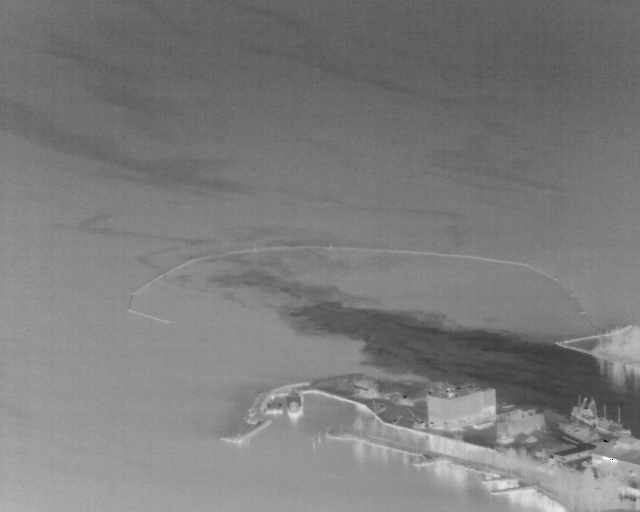
#> input picture Automatic Filtering/Images/thermal_1579043408_0_0.png, 640 x 512 px, given in place of thermal_1579043408_0_, which was not available
$ python dataset_creation.py   (older library calls are emulated)
#> lines starting #> are read from the running program, lines starting #| are printed output that depends on the picture
import os
from PIL import Image
import time
import random
import shutil

# Path of the picture folder (old_dir) and of the dataset folder (new_dir)
new_dir = r"D:\ML_Data\Full_Data"
old_dir = r"E:\TLB1_thermal - Copy\images"
Subfs=[]
Picts_old=[]
Picts_new=[]

start_time = time.time()

## Gathers every picture path into Picts_old
for root, subdirectories, files in os.walk(old_dir):
        for subdirectory in subdirectories:
            subf = os.path.join(root, subdirectory)
            Subfs.append(subf)

        for file in files:
            pict = os.path.join(root, file)
            Picts_old.append(pict)

print("--- %s seconds ---" % (time.time() - start_time))
start_time = time.time()

# For every picture, renames it with date (year-month-day) and adds it in another folder with lower res (16x less px)
for i in Picts_old:
    old_img = i
    if len(old_img) != 67:
        old_img = old_img[0:40] + old_img[47:74]
    new_img_name = 'thermal_' + old_img[30:40] + old_img[48:]
    new_img = os.path.join(new_dir, new_img_name)
    img = Image.open(old_img)
#> img is the input picture: PIL image 640x512 I;16; min 0, max 64469, mean 31632.8
    img = img.resize((160,128),Image.ANTIALIAS)
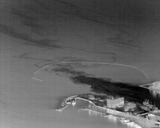
#> img: PIL image 160x128 I;16; min 16021, max 58089, mean 31633; drawn with min black and max white
    img.save(new_img)
    Picts_new.append(new_img)
#> pass 2 of the loop `for i in Picts_old:`:
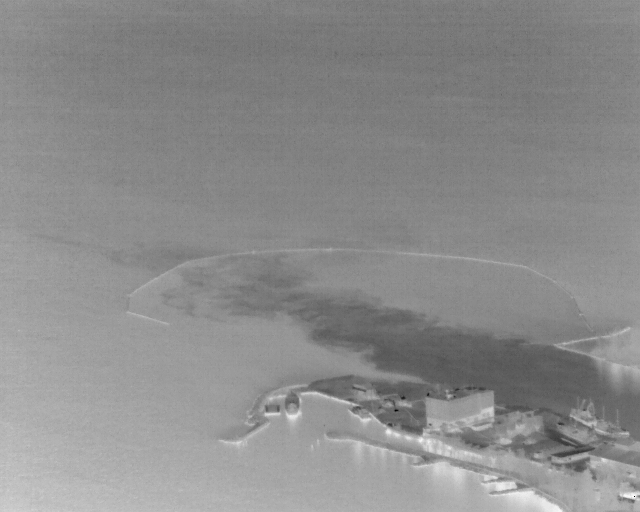
#> input picture Automatic Filtering/Images/thermal_1579388768_0_0.png, 640 x 512 px, given in place of thermal_1579389434_0_, which was not available
#> img is the input picture: PIL image 640x512 I;16; min 0, max 65370, mean 35955.2
#> `img = img.resize((160,128),Image.ANTIALIAS)`:
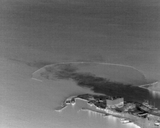
#> img: PIL image 160x128 I;16; min 16400, max 63285, mean 35954.8; drawn with min black and max white
#> (the run stopped early here; a loop or call above may not have finished)
